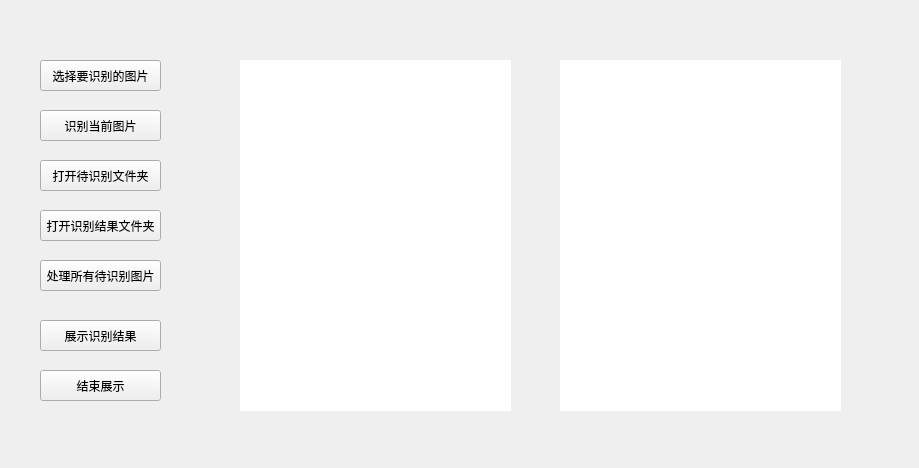
<?xml version="1.0" encoding="UTF-8"?>
<ui version="4.0">
 <class>Form_main</class>
 <widget class="QWidget" name="Form_main">
  <property name="geometry">
   <rect>
    <x>0</x>
    <y>0</y>
    <width>919</width>
    <height>468</height>
   </rect>
  </property>
  <property name="windowTitle">
   <string>Form</string>
  </property>
  <widget class="QLabel" name="label">
   <property name="geometry">
    <rect>
     <x>240</x>
     <y>60</y>
     <width>271</width>
     <height>351</height>
    </rect>
   </property>
   <property name="styleSheet">
    <string notr="true">background-color:White</string>
   </property>
   <property name="text">
    <string/>
   </property>
  </widget>
  <widget class="QPushButton" name="pushButton_3">
   <property name="geometry">
    <rect>
     <x>40</x>
     <y>160</y>
     <width>121</width>
     <height>31</height>
    </rect>
   </property>
   <property name="text">
    <string>打开待识别文件夹</string>
   </property>
  </widget>
  <widget class="QPushButton" name="pushButton_4">
   <property name="geometry">
    <rect>
     <x>40</x>
     <y>210</y>
     <width>121</width>
     <height>31</height>
    </rect>
   </property>
   <property name="text">
    <string>打开识别结果文件夹</string>
   </property>
  </widget>
  <widget class="QPushButton" name="pushButton_6">
   <property name="geometry">
    <rect>
     <x>40</x>
     <y>320</y>
     <width>121</width>
     <height>31</height>
    </rect>
   </property>
   <property name="text">
    <string>展示识别结果</string>
   </property>
  </widget>
  <widget class="QPushButton" name="pushButton_2">
   <property name="geometry">
    <rect>
     <x>40</x>
     <y>110</y>
     <width>121</width>
     <height>31</height>
    </rect>
   </property>
   <property name="text">
    <string>识别当前图片</string>
   </property>
  </widget>
  <widget class="QPushButton" name="pushButton_5">
   <property name="geometry">
    <rect>
     <x>40</x>
     <y>260</y>
     <width>121</width>
     <height>31</height>
    </rect>
   </property>
   <property name="text">
    <string>处理所有待识别图片</string>
   </property>
  </widget>
  <widget class="QPushButton" name="pushButton">
   <property name="geometry">
    <rect>
     <x>40</x>
     <y>60</y>
     <width>121</width>
     <height>31</height>
    </rect>
   </property>
   <property name="text">
    <string>选择要识别的图片</string>
   </property>
  </widget>
  <widget class="QLabel" name="label_2">
   <property name="geometry">
    <rect>
     <x>600</x>
     <y>70</y>
     <width>221</width>
     <height>331</height>
    </rect>
   </property>
   <property name="styleSheet">
    <string notr="true">background-color:White</string>
   </property>
   <property name="text">
    <string/>
   </property>
  </widget>
  <widget class="QLabel" name="label_3">
   <property name="geometry">
    <rect>
     <x>560</x>
     <y>60</y>
     <width>281</width>
     <height>351</height>
    </rect>
   </property>
   <property name="styleSheet">
    <string notr="true">background-color:White</string>
   </property>
   <property name="text">
    <string/>
   </property>
  </widget>
  <widget class="QLabel" name="label_4">
   <property name="geometry">
    <rect>
     <x>440</x>
     <y>20</y>
     <width>311</width>
     <height>21</height>
    </rect>
   </property>
   <property name="text">
    <string/>
   </property>
  </widget>
  <widget class="QPushButton" name="pushButton_7">
   <property name="geometry">
    <rect>
     <x>40</x>
     <y>370</y>
     <width>121</width>
     <height>31</height>
    </rect>
   </property>
   <property name="text">
    <string>结束展示</string>
   </property>
  </widget>
  <zorder>label</zorder>
  <zorder>pushButton_3</zorder>
  <zorder>pushButton_4</zorder>
  <zorder>pushButton_6</zorder>
  <zorder>pushButton_2</zorder>
  <zorder>pushButton_5</zorder>
  <zorder>pushButton</zorder>
  <zorder>label_3</zorder>
  <zorder>label_2</zorder>
  <zorder>label_4</zorder>
  <zorder>pushButton_7</zorder>
 </widget>
 <resources/>
 <connections/>
</ui>
